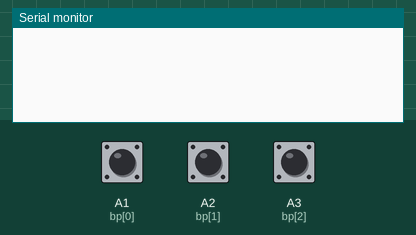
A sketch run on a simulated Arduino Uno, built with avr-gcc and run on an emulated ATmega328P. Parts: the last lines printed to the serial monitor. Inputs (shaded band) come from the test bench; at power-on: A1 (bp[0]) HIGH, A2 (bp[1]) HIGH, A3 (bp[2]) HIGH.

Above: at 1.2 s.
1.3 s: A1 (bp[0]) pulled LOW for 0.15 s
At 2.6 s:
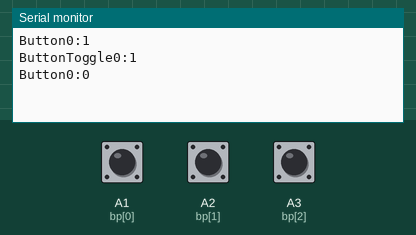
2.9 s: A2 (bp[1]) pulled LOW for 0.15 s
At 3.05 s:
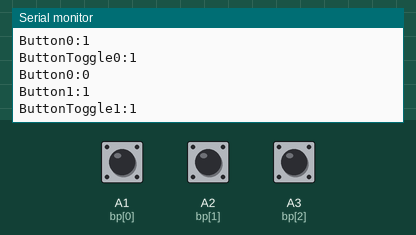
4.5 s: A3 (bp[2]) pulled LOW for 0.15 s
At 5.8 s:
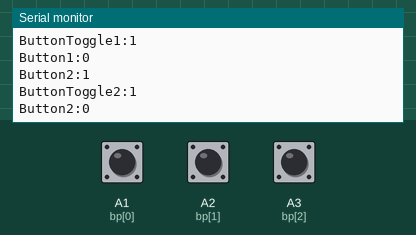
6.1 s: A1 (bp[0]) pulled LOW for 1 s
At 7.5 s:
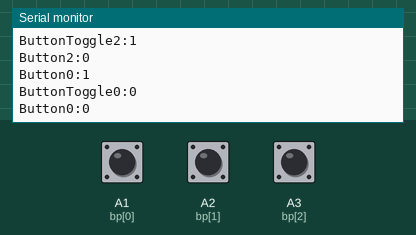
8.6 s: A2 (bp[1]) pulled LOW for 1 s
At 10.4 s:
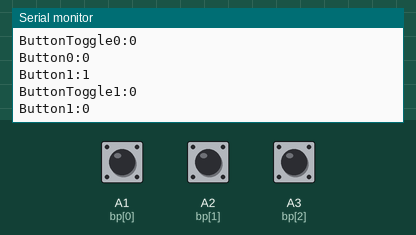
11.1 s: A3 (bp[2]) pulled LOW for 1 s
At 13.2 s:
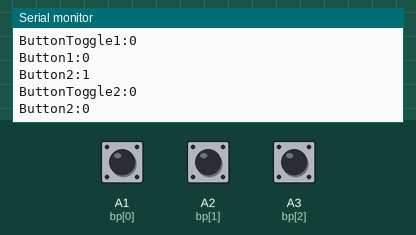
Timing chart, 0 to 14.6 s (numbered marks = the images above; inputs shaded):
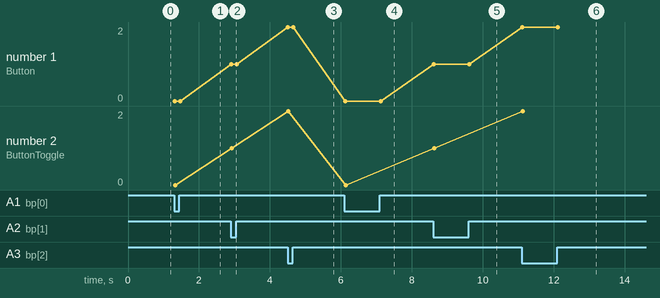

Measured:
- after the input at 1.3 s, the serial monitor: prints a new line at once (image 1)
- after the input at 2.9 s, the serial monitor: prints a new line at once (image 2)
- after the input at 4.5 s, the serial monitor: prints a new line at once (image 3)
- after the input at 6.1 s, the serial monitor: prints a new line at once (image 4)
- after the input at 8.6 s, the serial monitor: prints a new line at once (image 5)
- after the input at 11.1 s, the serial monitor: prints a new line at once (image 6)
- plotted number 1: 1 → 2 after the input at 4.5 s, 1 → 2 after the input at 11.1 s
- plotted number 2: 1 → 2 after the input at 4.5 s, 1 → 2 after the input at 11.1 s

The sketch:

RiCor-Tron_IDdisc_Buttontest_v0.1.ino
```cpp
/********************************************************************************************************************************
Tron Legacy - Sam Flynn's Identity Disk
This sketch was written to test/learn button setup to control functions of the disc. Of course it's usable for other purposes aswell.

The source of this setup was obtained from the YouTube "studioTTTguTTT". Specifically from part 1, 2 and 3 from the playlist
"Ultimate Arduino Patch - The last Arduino code you'll ever need" (https://www.youtube.com/playlist?list=PLAXkVXyP6y5Midfk4jZA0lBmJtpodZpAD)
Github page: https://github.com/elosine/ultimatearduino

I first copied that setup and modified it to my own liking in terms of looks and went from there to get what I wanted.
- The related project page on my website is: https://www.ricor.net/tron-legacy-sam-flynn-identity-disc/
- My GitHub page: https://github.com/RiCor-net/Tron-Legacy-Identity-Disc

< End of Line >
********************************************************************************************************************************/

// This sketch requires the folowing libraries:


/**************************/
// Definitions

/*Buttos, switches and sensors */
#define NB 3 /* Number of buttons */


/**************************/
// Variables

/* Momentary button vars */
int bp[NB] = {A1,A2,A3}; /* Arduino input pin numbers */
boolean bg[NB] = {true,true,true}; /* gating system used in the for "void loop" for the momentary press */

/* Toggle button vars */
int btv[NB] = {0,0,0}; /* start value for the button (default toggle value) */
int btamt[NB] = {2,2,2}; /* toggle amount, set to "2" it means that the switches toggle between 0 and 1 */
boolean btg[NB] = {true,true,true}; /* gating system used for the toggle in the "void loop" */

/* value storage */
  // EXPERIMENTAL VARS RELATED TO BUTTONS TO TRIGGER FUNCTIONS - CURRENTLY NOT IN USE
  // Keep as seperate val's or combine? // move to "buttons" section above this?
//int buttonval1 = 0; /* store button values */
//int buttonval2 = 0; /* store button values */
//int buttonval3 = 0; /* store button values */


/**************************/
// Functions


////////////////////////////////////////////////////////////////////////////
/* Setup code, runs once */
void setup()
{
  Serial.begin(9600); /* Sets baud rate for serial data transmission */
  for(int i=0;i<NB;i++) /* loop that goes through the array of defined buttons based on the number of buttons defined in "NUM_BUTTONS" (NB) */
  {
    pinMode(bp[i], INPUT_PULLUP); /* sets the pins defined in the "button_pins" array to input pins and pulls the pins HIGH
                                     When switch is triggerd the accompanying pin is pulled low triggering the related code to execute
                                     (Triggering happens in the "void loop" section of the coded, not here) */
  }
}


////////////////////////////////////////////////////////////////////////////
/* Main code, runs repeatedly */
void loop()
{
  /*********************************/
  //Button loop
  for(int i=0;i<NB;i++) /* for loop to cycle past all the pins configured in "NB" */
  {
    if(digitalRead(bp[i]) == LOW) /* button pushed, pin goes LOW set as a loop for every pin */
    {
      //momentary
      if (bg[i]) /* if "bgate" = TRUE */
      {
        bg[i] = false; /* Makes sure this section doesn't run again until the button is pressed again */
        Serial.print("Button");
        Serial.print(String(i));
        Serial.print(":");
        // Serial.print("b" + String(i) + ":");  //Shorter version of the previous 3 lines
        Serial.println(1);
      }
      //toggle
      if (btg[i])
      {
        btg[i] = false;
        btv[i] = (btv[i] + 1) % btamt[i];
        Serial.print("ButtonToggle" + String(i) + ":");
        Serial.println(btv[i]);
      }
    }
    else /* button released after pushing, related pin goes HIGH again */
    {
      //momentary
      if (!bg[i]) /* if "bgate" = NOT TRUE */
      {
        bg[i] = true; /* Makes sure this section doesn't run again until the button is released again (after pressing it) */
        Serial.print("Button" + String(i) + ":");
        Serial.println(0);
        Serial.println(""); /* Add a blank line after each button press */
      }
      //toggle
      if (!btg[i]) /* runs if the toggle "gate" is false, "!" means "NOT" */
      {
        btg[i] = true; /* reopen the toggle "gate" so it's "open" (true) again for the next loop */
      }
    }
  }
  /*********************************/
  delay(30);
}


////////////////////////////////////////////////////////////////////////////
/* Functions */


/**************************/


////////////////////////////////////////////////////////////////////////////


// END OF LINE //
```
